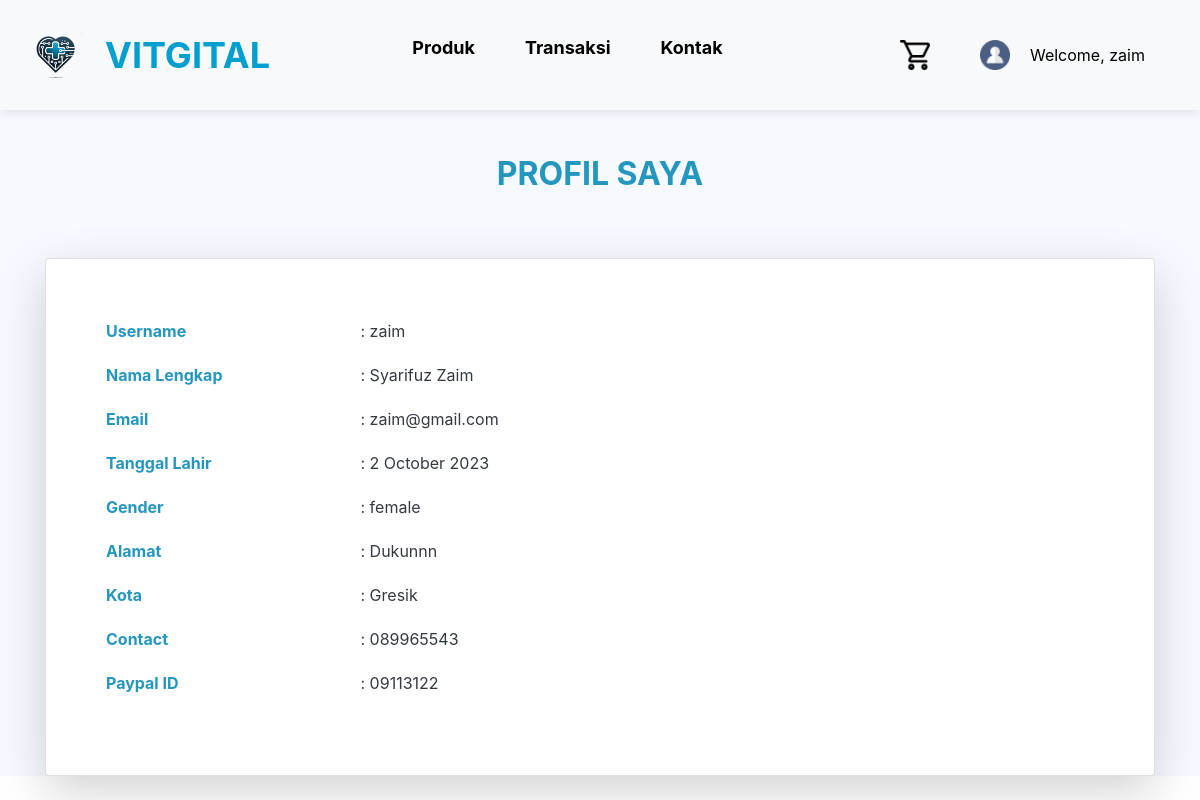
Page /pelanggan/akun.php (signed in) on the committed database.
### tables this page shows
CREATE TABLE `customer` (
  `username` varchar(255) NOT NULL,
  `password` varchar(255) NOT NULL,
  `namaLengkap` varchar(255) NOT NULL,
  `email` varchar(255) NOT NULL,
  `dob` date NOT NULL,
  `gender` varchar(255) NOT NULL,
  `alamat` varchar(255) NOT NULL,
  `kota` varchar(255) NOT NULL,
  `contact` varchar(15) NOT NULL,
  `paypalID` varchar(20) NOT NULL
);

### koneksi.php (called while the page is built, shortened)
<?php
$connect = mysqli_connect("localhost:3307", "root", "", "vitgital");
if (!function_exists('query')) {
    function query($query) {
        global $connect;
        $result = mysqli_query($connect, $query);
        $rows = [];
        while ($row = mysqli_fetch_assoc($result)) {
            $rows[] = $row;
        }
        return $rows;
    }
}
?>

### pelanggan/akun.php (the view, shortened to what this page needs)
<?php
require '../koneksi.php';
require 'includes/header.php';
$username = $_SESSION["username"];
$customer = query("SELECT * FROM customer WHERE username = '$username'")[0];
$tanggalLahir = strtotime($customer["dob"]);
$tanggalFormatted = date("j F Y", $tanggalLahir);
?>
<main id="main" class="main">
    <div class="container profile-container">
        <div class="profile-header" style="padding-top: 100px;">
            PROFIL SAYA
        </div>
        <section class="profile-section">
            <div class="card profile-card shadow-lg rounded">
                <div class="card-body">
                    <div class="tab-pane fade show active profile-overview" id="profile-overview">
                        <div class="row profile-info">
                            <div class="col-lg-3 col-md-4 profile-label">Username</div>
                            <div class="col-lg-9 col-md-8 profile-value">: <?= htmlspecialchars($customer["username"]); ?></div>
                        </div>
                        <div class="row profile-info">
                            <div class="col-lg-3 col-md-4 profile-label">Nama Lengkap</div>
                            <div class="col-lg-9 col-md-8 profile-value">: <?= htmlspecialchars($customer["namaLengkap"]); ?></div>
                        </div>
                        <div class="row profile-info">
                            <div class="col-lg-3 col-md-4 profile-label">Email</div>
                            <div class="col-lg-9 col-md-8 profile-value">: <?= htmlspecialchars($customer["email"]); ?></div>
                        </div>
                        <div class="row profile-info">
                            <div class="col-lg-3 col-md-4 profile-label">Tanggal Lahir</div>
                            <div class="col-lg-9 col-md-8 profile-value">: <?= htmlspecialchars($tanggalFormatted); ?></div>
                        </div>
                        <div class="row profile-info">
                            <div class="col-lg-3 col-md-4 profile-label">Gender</div>
                            <div class="col-lg-9 col-md-8 profile-value">: <?= htmlspecialchars($customer["gender"]); ?></div>
                        </div>
                        <div class="row profile-info">
                            <div class="col-lg-3 col-md-4 profile-label">Alamat</div>
                            <div class="col-lg-9 col-md-8 profile-value">: <?= htmlspecialchars($customer["alamat"]); ?></div>
                        </div>
                        <div class="row profile-info">
                            <div class="col-lg-3 col-md-4 profile-label">Kota</div>
                            <div class="col-lg-9 col-md-8 profile-value">: <?= htmlspecialchars($customer["kota"]); ?></div>
                        </div>
                        <div class="row profile-info">
                            <div class="col-lg-3 col-md-4 profile-label">Contact</div>
                            <div class="col-lg-9 col-md-8 profile-value">: <?= htmlspecialchars($customer["contact"]); ?></div>
                        </div>
                        <div class="row profile-info">
                            <div class="col-lg-3 col-md-4 profile-label">Paypal ID</div>
                            <div class="col-lg-9 col-md-8 profile-value">: <?= htmlspecialchars($customer["paypalID"]); ?></div>
                        </div>
                    </div>
                </div>
            </div>
        </section>
    </div>
</main>

### assets/css/style.css (style rules this page uses)
main { background-color: #f6f9ff; }
.card { margin-bottom: 20px; }

### pelanggan/akun.php (style rules this page uses)
.profile-container { margin-top: 50px; }
.profile-header { font-size: 32px; color: #2596be; font-weight: bold; text-align: center; margin-bottom: 40px; }
.profile-info { margin-bottom: 20px; }
.profile-label { color: #2596be; font-weight: bold; }
.profile-card { padding: 40px; background-color: #ffffff; border-radius: 10px; box-shadow: 0 4px 12px rgba(0, 0, 0, 0.1); transition: transform 0.3s ease; }
.profile-value { font-weight: normal; color: #343a40; }
.profile-section { margin-top: 60px; }

### rows in the picture
customer: username "zaim", namaLengkap "Syarifuz Zaim", email "zaim@gmail.com", dob "2 October 2023", gender "female", alamat "Dukunnn", kota "Gresik", contact "089965543", paypalID "09113122"

### other values in the picture
$userLogin "zaim"
